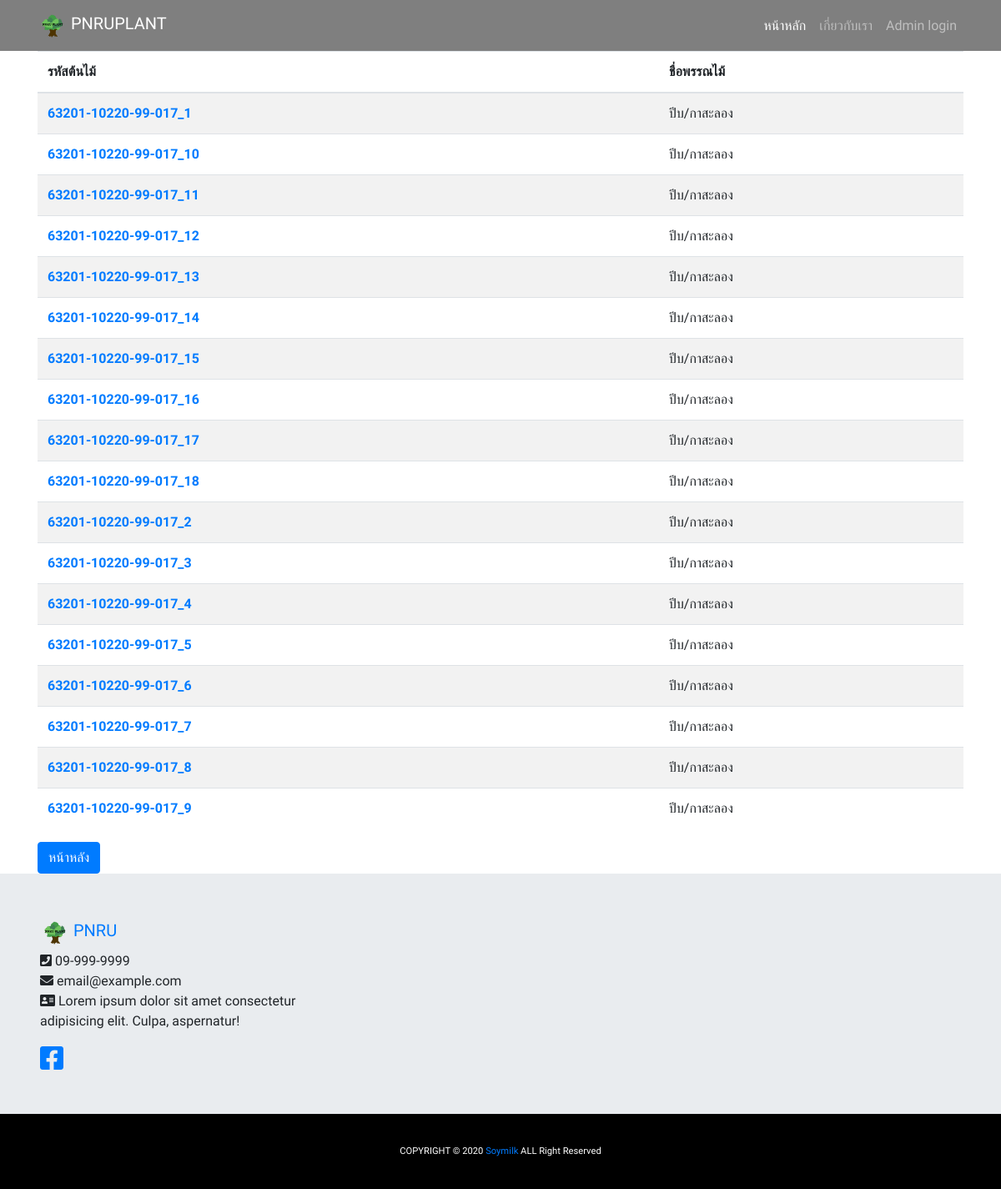
Page /result_search.php?ID=63201-10220-99-017 on the committed database.
### tables this page shows
CREATE TABLE `area` (
  `plantlocationID` varchar(60) NOT NULL,
  `ZoneID` char(5) NOT NULL,
  `PlandetailtID` varchar(60) NOT NULL,
  `longtitudeY` varchar(13) NOT NULL,
  `latitudeX` varchar(13) NOT NULL,
  `status` char(1) NOT NULL,
  `statusDate` timestamp NOT NULL DEFAULT current_timestamp() ON UPDATE current_timestamp(),
  `qrcode` varchar(30) NOT NULL
);

CREATE TABLE `plantdetail` (
  `PlandetailtID` varchar(60) NOT NULL,
  `PlantName` varchar(300) NOT NULL,
  `PlantScience` varchar(300) NOT NULL,
  `PlantDiscover` varchar(300) NOT NULL,
  `PlantCommonname` varchar(300) NOT NULL,
  `PlantType` varchar(300) NOT NULL,
  `PlantTypeENG` varchar(300) NOT NULL,
  `PlantDistrbution` varchar(300) NOT NULL,
  `PlantDistrbutionEng` varchar(300) NOT NULL,
  `PlantBenefit` varchar(300) NOT NULL,
  `PlantBenefitEng` varchar(300) NOT NULL,
  `PlantBanefity` varchar(300) NOT NULL,
  `PlantBanefityEng` varchar(300) NOT NULL,
  `PlantFlower` varchar(300) NOT NULL,
  `PlantFlowerEng` varchar(300) NOT NULL,
  `PlantRound` varchar(300) NOT NULL,
  `PlantRoundEng` varchar(300) NOT NULL,
  `PlantSeed` varchar(300) NOT NULL,
  `PlantSeedEng` varchar(300) NOT NULL,
  `PlantStem` varchar(300) NOT NULL,
  `PlantStemEng` varchar(300) NOT NULL,
  `PlantLeaf` varchar(300) NOT NULL,
  `PlantLeafEng` varchar(300) NOT NULL,
  `SeasonID` char(2) NOT NULL,
  `PlantfamilyID` char(10) NOT NULL
);

### result_search.php (the view, shortened to what this page needs)
<!DOCTYPE html>
<html lang="en">
<head>
    <link rel="stylesheet" href="https://maxcdn.bootstrapcdn.com/bootstrap/4.0.0/css/bootstrap.min.css"
>
    <link rel="stylesheet" href="node_modules/@fortawesome/fontawesome-free/css/all.min.css">
    <link rel="stylesheet" href="css/style.css">
</head>
<body>
    <nav id="navbar" class="navbar navbar-expand-lg position-sticky navbar-dark bg-alpha">
        <div class="container">
            <a class="navbar-brand" href="#">
                <img src="image/logo.png" width="35" height="35" class="d-inline-block align-top" alt="">
                PNRUPLANT
            </a>
            <div class="collapse navbar-collapse" id="navbarKey">
                <ul class="navbar-nav ml-auto text-center">
                    <li class="nav-item active">
                        <a class="nav-link" href="index.html">หน้าหลัก <span class="sr-only">(current)</span></a>
                    </li>
                    <li class="nav-item">
                        <a class="nav-link" href="#footer">เกี่ยวกับเรา</a>
                    </li>
                    <li class="nav-item">
                        <a class="nav-link" href="singin.php">Admin login</a>
                    </li>
                </ul>
            </div>
        </div>
    </nav>
    <div class="container">
    <?php
    include('connection.php');
    $ID = $_GET["ID"];
    $query = "SELECT area.plantlocationID,plantdetail.PlantName FROM area RIGHT JOIN plantdetail ON area.PlandetailtID = plantdetail.PlandetailtID WHERE area.PlandetailtID = '" . $ID . "'" or die("Error:" . mysqli_error());
    $result = mysqli_query($conn, $query);
    echo "<table class='table table-striped '>";
    echo "<thead>";
    echo "<tr>
        <th>รหัสต้นไม้</th>
        <th>ชื่อพรรณไม้</th>
    </tr>";
    echo "</thead>";
    echo "<tbody>";
    while ($row = mysqli_fetch_array($result)) {
        echo "<tr>";
        echo "<th><a href='PlantdetailForm.php?ID=$row[0]'>" . $row["plantlocationID"] .  "</th> ";
        echo "<td>" . $row["PlantName"] .  "</td> ";
        echo "</tr>";
    }
    echo "</table>";
    ?>
    <a href="index.html" class="btn btn-primary">หน้าหลัง</a>
    </div>
        <div class="jumbotron jumbotron-fluid p-5 text-center text-md-left">
        <div class="row" id="footer">
            <div class="col-md-4">
                <a class="navbar-brand" href="#">
                    <img src="image/logo.png" width="35" height="35" class="d-inline-block align-top" alt="">
                    PNRU
                </a>
                <p>
                    <i class="fa fa-phone-square"></i> 09-999-9999 <br>
                    <i class="fa fa-envelope"></i> email@example.com <br>
                    <i class="fa fa-address-card"></i> Lorem ipsum dolor sit amet consectetur adipisicing elit.
                    Culpa,
                    aspernatur!
                </p>
                <a href="https://www.facebook.com/PhranakhonRajabhatUniversity" target="_blank">
                    <i class="fab fa-facebook-square fa-2x"></i>
                </a>
            </div>
        </div>
    </div>
    <footer class="footer">
        <span> COPYRIGHT © 2020
            <a href="#" target="_blank">Soymilk</a>
            ALL Right Reserved
        </span>
    </footer>
</body>
</html>

### css/style.css (style rules this page uses)
html, body { height: 100%; font-family: "Prompt", sans-serif; }
.bg-alpha { background: rgba(0, 0, 0, 0.5); }
.footer { background: #000; color: #fff; font-size: 0.7rem; height: 90px; line-height: 90px; text-align: center; }
div.jumbotron.jumbotron-fluid { margin: 0; }

### rows in the picture
area: plantlocationID "63201-10220-99-017_1", plantdetail.PlantName "ปีบ/กาสะลอง"
area: plantlocationID "63201-10220-99-017_10", plantdetail.PlantName "ปีบ/กาสะลอง"
area: plantlocationID "63201-10220-99-017_11", plantdetail.PlantName "ปีบ/กาสะลอง"
area: plantlocationID "63201-10220-99-017_12", plantdetail.PlantName "ปีบ/กาสะลอง"
area: plantlocationID "63201-10220-99-017_13", plantdetail.PlantName "ปีบ/กาสะลอง"
area: plantlocationID "63201-10220-99-017_14", plantdetail.PlantName "ปีบ/กาสะลอง"
area: plantlocationID "63201-10220-99-017_15", plantdetail.PlantName "ปีบ/กาสะลอง"
area: plantlocationID "63201-10220-99-017_16", plantdetail.PlantName "ปีบ/กาสะลอง"
area: plantlocationID "63201-10220-99-017_17", plantdetail.PlantName "ปีบ/กาสะลอง"
area: plantlocationID "63201-10220-99-017_18", plantdetail.PlantName "ปีบ/กาสะลอง"
area: plantlocationID "63201-10220-99-017_2", plantdetail.PlantName "ปีบ/กาสะลอง"
area: plantlocationID "63201-10220-99-017_3", plantdetail.PlantName "ปีบ/กาสะลอง"
area: plantlocationID "63201-10220-99-017_4", plantdetail.PlantName "ปีบ/กาสะลอง"
area: plantlocationID "63201-10220-99-017_5", plantdetail.PlantName "ปีบ/กาสะลอง"
area: plantlocationID "63201-10220-99-017_6", plantdetail.PlantName "ปีบ/กาสะลอง"
area: plantlocationID "63201-10220-99-017_7", plantdetail.PlantName "ปีบ/กาสะลอง"
area: plantlocationID "63201-10220-99-017_8", plantdetail.PlantName "ปีบ/กาสะลอง"
area: plantlocationID "63201-10220-99-017_9", plantdetail.PlantName "ปีบ/กาสะลอง"
